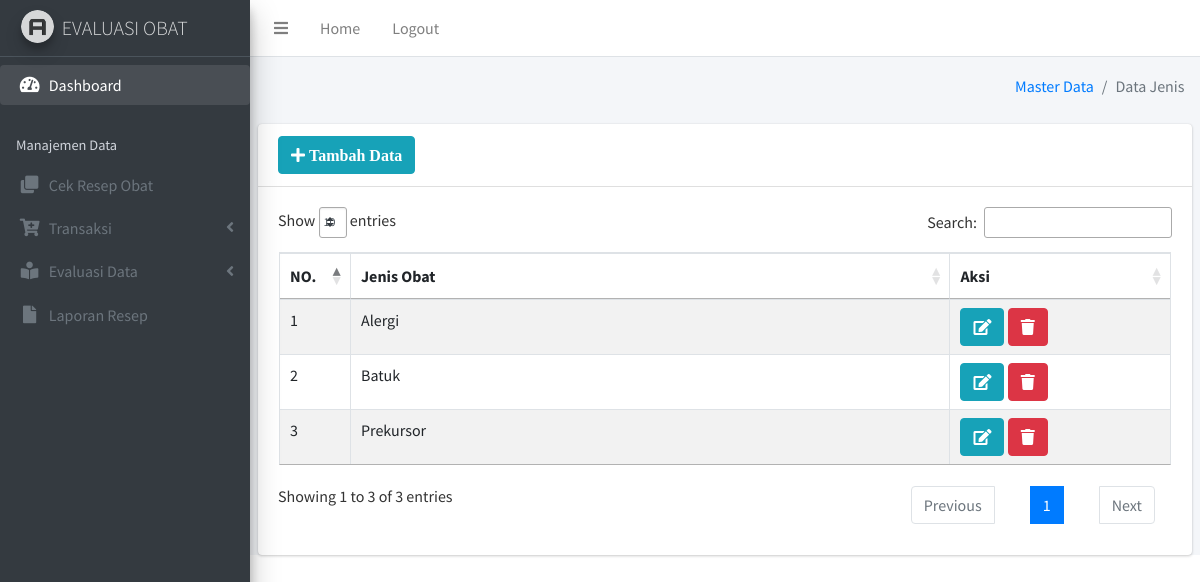
Page /jenis.php (signed in) on the committed database.
### tables this page shows
CREATE TABLE `jenis` (
  `id_jenis` int(11) NOT NULL,
  `jenis` varchar(50) NOT NULL
);

### koneksi.php (called while the page is built, shortened)
<?php
$conn = mysqli_connect('localhost','root','','evaluasi_obat');
function query($query){
    global $conn;
    $r = mysqli_query($conn,$query);
    $rows = [];
    while ($row = mysqli_fetch_assoc($r)) {
        $rows[] = $row;
    }
    return $rows;
}

### jenis.php (the view, shortened to what this page needs)
<?php
  include("layout/header.php");
  include("layout/navbar.php");
  include("layout/sidebar.php");
 $jenis = query("SELECT * FROM jenis")
?>
  <div class="content-wrapper">
    <div class="content-header">
      <div class="container-fluid">
        <div class="row mb-2">
          <div class="col-sm-6">
          </div>
          <div class="col-sm-6">
            <ol class="breadcrumb float-sm-right">
              <li class="breadcrumb-item"><a href="#">Master Data</a></li>
              <li class="breadcrumb-item active">Data Jenis</li>
            </ol>
          </div>
        </div>
      </div>
    </div>
    <section class="content">
    <div class="card">
        <div class="card-header">
        <a href="tambahjenis.php" class="btn btn-info" ><i class="fa fa-plus"> Tambah Data</i></a>
        </div>
            <div class="card-body">
              <table id="obat" class="table table-bordered table-striped">
                <thead>
                <tr>
                  <th>NO.</th>
                  <th>Jenis Obat</th>
                  <th>Aksi</th>
                </tr>
                </thead>
                <tbody>
                  <?php $i = 1; ?>
                  <?php foreach ($jenis as $key) : ?>
                <tr>
                  <td width="50px"><?= $i; ?></td>
                  <td><?= $key["jenis"]; ?></td>
                  <td  width="200px">
                  <a href="editjenis.php?id=<?= $key["id_jenis"];?>" class="btn btn-info" style="
    float: center;"><i class="fa fa-edit"></i></a>
                  <a href="hapusjenis.php?id=<?= $key["id_jenis"] ?>" class="btn btn-danger" onclick="return confirm('Hapus data?')" style="
                float: center;"><i class="fa fa-trash"></i></a></td>
                </tr>
                <?php $i++; ?>
                <?php endforeach ?>
              </table>
            </div>
          </div>
    </section>
  </div>
</body>
</html>

### rows in the picture
jenis: jenis "Alergi"
jenis: jenis "Batuk"
jenis: jenis "Prekursor"
